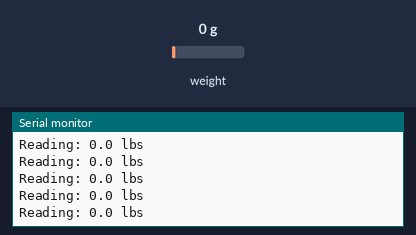
Bench run of a sketch on a simulated Arduino Uno, built with avr-gcc and run on an emulated ATmega328P. On the bench: the last lines printed to the serial monitor. Inputs (shaded band) come from the test bench; at power-on: weight on the scale 0 g.

Above: at 2.2 s.
2.3 s: weight on the scale set to 100 g
At 2.32 s:
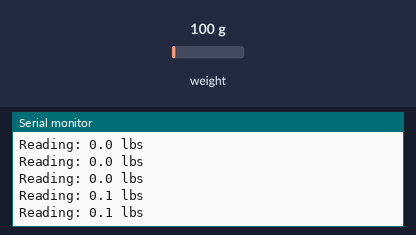
5.3 s: weight on the scale set to 1250 g
At 5.34 s:
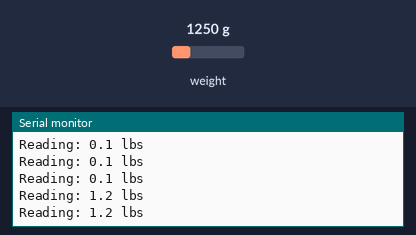
Timing chart, 0 to 8.3 s (numbered marks = the images above; inputs shaded):
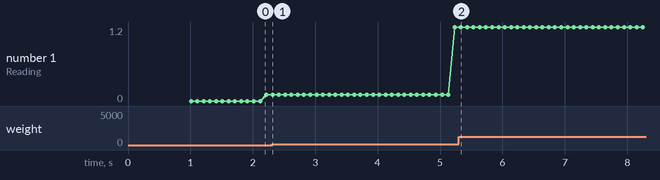

Measured:
- after the input at 2.3 s, the serial monitor: prints a new line at once (image 1)
- after the input at 5.3 s, the serial monitor: prints a new line at once (image 2)
- plotted number 1: 0.1 → 1.2 after the input at 2.3 s

The sketch:

load_cell_example.ino
```cpp
// (licence header left out)
#include "HX711.h"

#define calibration_factor 355000 //This value is obtained using the SparkFun_HX711_Calibration sketch

#define DOUT  3
#define CLK  2

HX711 scale;

void setup() {
  Serial.begin(9600);
  Serial.println("HX711 scale demo");

  scale.begin(DOUT, CLK);
  scale.set_scale(calibration_factor); //This value is obtained by using the SparkFun_HX711_Calibration sketch
  scale.tare(); //Assuming there is no weight on the scale at start up, reset the scale to 0

  Serial.println("Readings:");
}

void loop() {
  Serial.print("Reading: ");
  Serial.print(scale.get_units(), 1); //scale.get_units() returns a float
  Serial.print(" lbs"); //You can change this to kg but you'll need to refactor the calibration_factor
  Serial.println();
}
```
